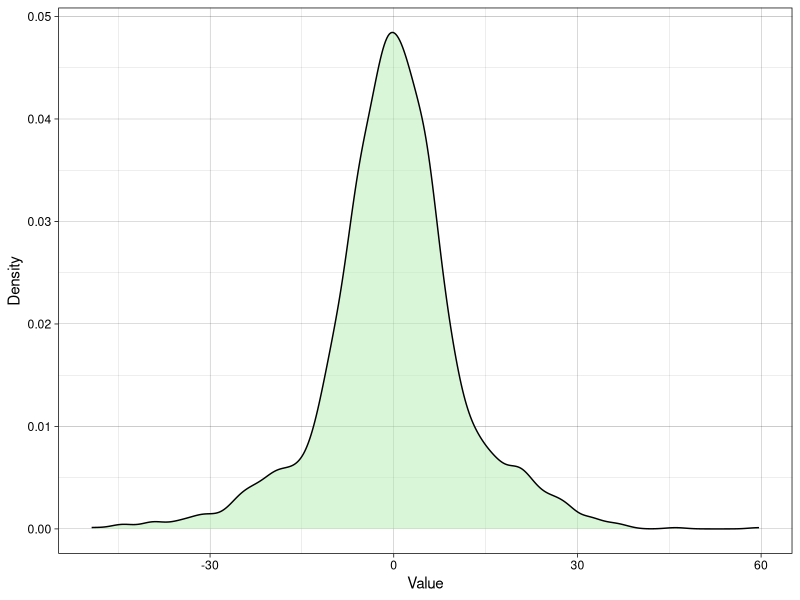
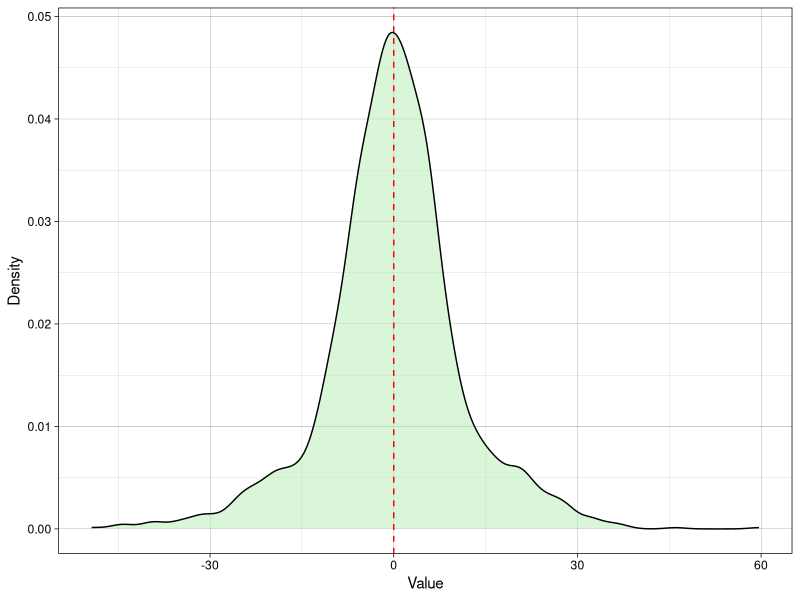
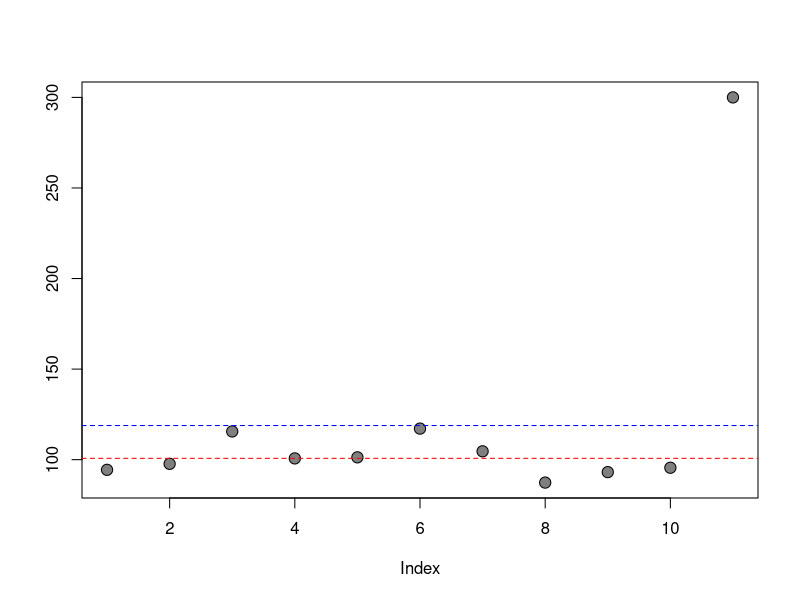
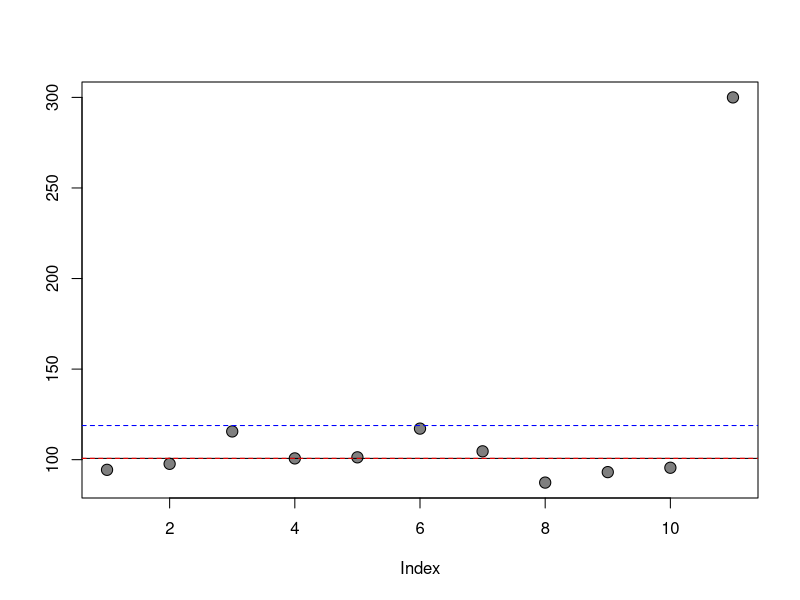
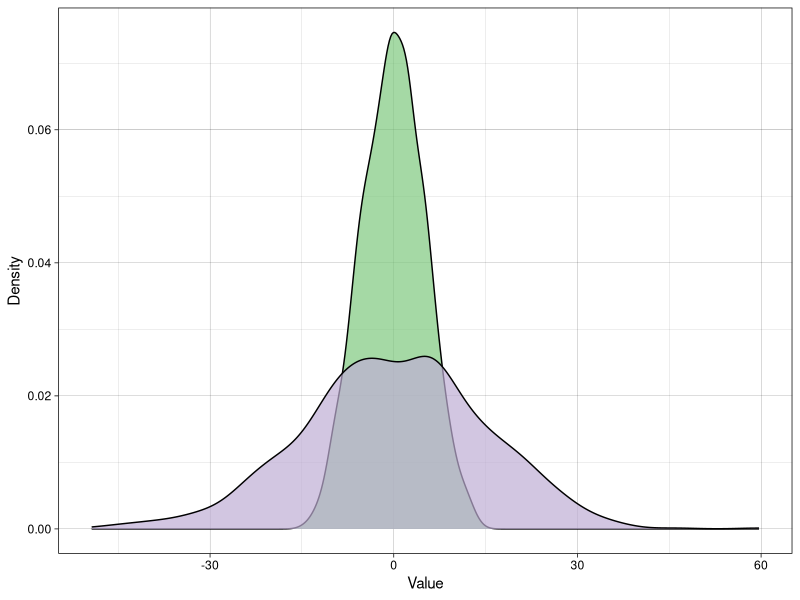

Write R code to recreate these figures, in order.
## ---- chunk 1
knitr::opts_chunk$set(package.startup.message = FALSE)
library(ggplot2)
library(knitr)
library(dplyr)
library(kableExtra)
library(reshape2)
## ---- chunk 2
df <- rnorm(1000, mean = 0, sd = 5)

df2 <- rnorm(1000, mean = 0, sd = 15)


df <- as.data.frame(cbind(df, df2))

plottable <- as.data.frame(melt(df))

p1 <- ggplot(plottable, aes(x=value)) + 
  geom_density(fill=c("darkseagreen2"), alpha = 0.5) + 
  xlab("Value") + ylab("Density") + 
  theme_linedraw()

p1
## ---- chunk 3
p1 + geom_vline(xintercept=0, linetype = "dashed", colour = "red")
## ---- chunk 4
# set seed to ensure "randomly" generated values
# are the same at each run
set.seed(123)

# generate ten random numbers with mean = 100 and sd = 10
seriesWithOutOutlier <- rnorm(10, mean = 100, sd = 10)

#mean without outlier
seriesWithOutOutlier_mean <- mean(seriesWithOutOutlier) 

# add an outlier to the series
seriesWithOutlier <- c(seriesWithOutOutlier, 300)
## ---- chunk 5
# plot this data
plot(seriesWithOutlier, pch =21, bg = "grey50", cex= 1.5, ylab="")
abline(h=seriesWithOutOutlier_mean, col="red", lty = 2)
abline(h=mean(seriesWithOutlier), col = "blue", lty = 2)
## ---- chunk 6
# plot this data
plot(seriesWithOutlier, pch =21, bg = "grey50", cex= 1.5, ylab="")
abline(h=median(seriesWithOutlier), col = "black", lty = 1)
abline(h=seriesWithOutOutlier_mean, col="red", lty = 2)
abline(h=mean(seriesWithOutlier), col = "blue", lty = 2)
## ---- chunk 7
cells <- c("Neutrophils", "Lymphocytes", "Monocytes", "Eosinophils", "Basophils")
counts <- c(50, 25, 9, 8, 8)

df <- as.data.frame(cbind(cells, counts))
colnames(df) <- c("Cell Type", "Count")

df %>% kable("html") %>% kable_styling(full_width = FALSE)
## ---- chunk 8
counts <- c(37, 37, 9, 7, 10)

df <- as.data.frame(cbind(cells, counts))
colnames(df) <- c("Cell Type", "Count")

df %>% kable("html") %>% kable_styling(full_width = FALSE)
## ---- chunk 9
p2 <- ggplot(plottable, aes(x=value, fill = variable)) + 
  geom_density(alpha = 0.7) + 
  scale_fill_brewer(palette = "Accent")+
  xlab("Value") + ylab("Density") +
  theme_linedraw() +
  theme(legend.position = "none") 

p2
## ---- chunk 10
pg <- rnorm(10, mean = 0, sd = 5)
ng <- pg/1000

cv_df <- data.frame(cbind(pg,ng))

colnames(cv_df) <- c("Picograms", "Nanograms")

cv_df <- round(cv_df, digits = 3)

cv_df %>% kable("html") %>% kable_styling(full_width = FALSE)
## ---- chunk 11
pg_mean <- mean(pg)
pg_sd <- sd(pg)
pg_cv <- (pg_sd/pg_mean)*100

ng_mean <- mean(ng)
ng_sd <- sd(ng)
ng_cv <- (ng_sd/ng_mean)*100

summ <- data.frame (cbind(rbind(pg_mean, pg_sd, pg_cv), 
                          rbind(ng_mean, ng_sd, ng_cv)))
summ <- round(summ, digits = 3)

colnames(summ) <- c("Picograms", "Nanograms")
rownames(summ) <- c("Mean", "Standard Deviation", "Coefficient of Variation")

summ %>% kable("html") %>% kable_styling(full_width = FALSE, 
                                         bootstrap_options = c("striped", "hover", "condensed", "responsive"))
